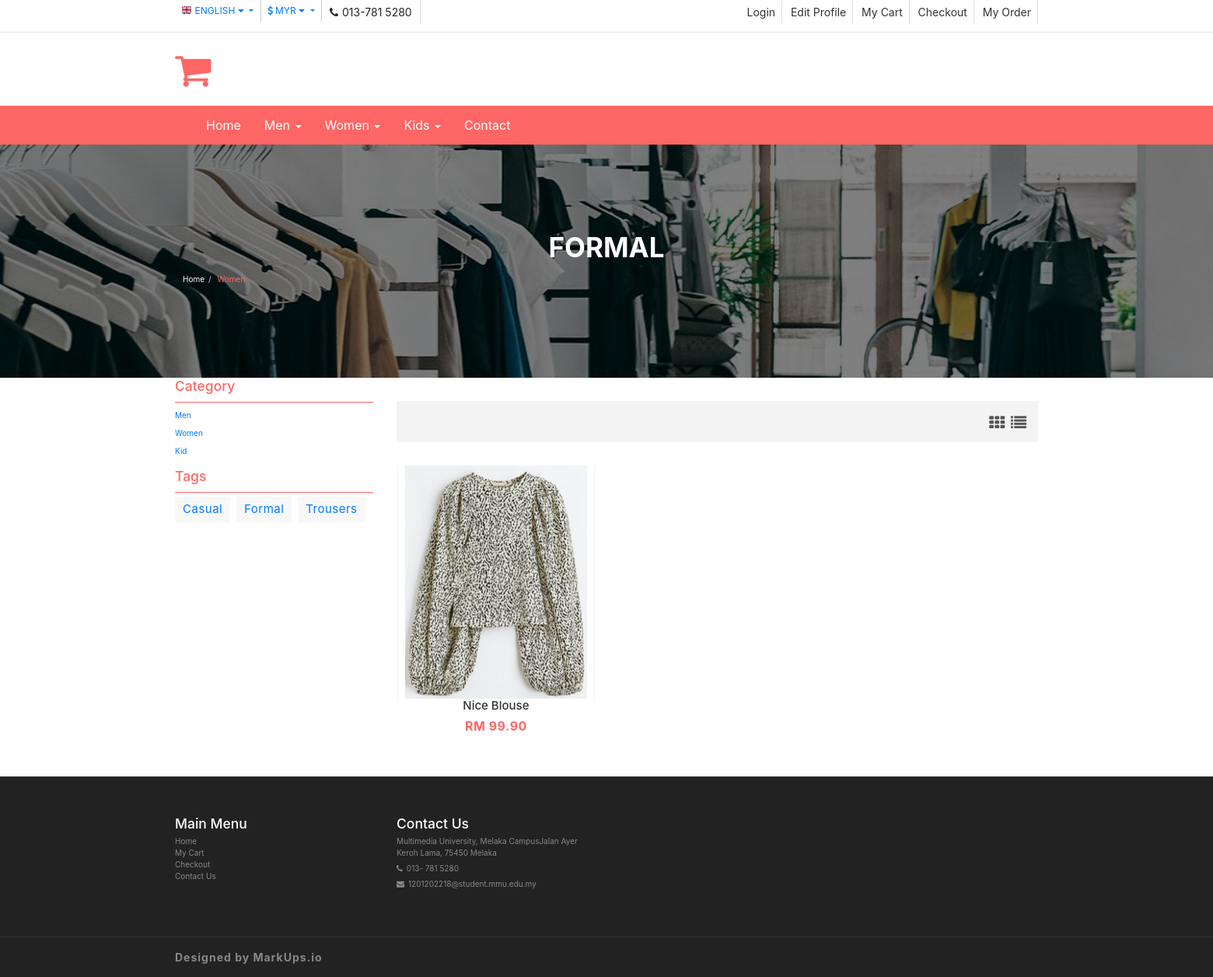
/womenformal.php, run on the app's committed database.
### tables this page shows
CREATE TABLE `products` (
  `product_id` int(11) NOT NULL,
  `product_name` varchar(255) NOT NULL,
  `product_type` varchar(255) NOT NULL,
  `product_price` decimal(10,2) NOT NULL,
  `product_image` varchar(255) NOT NULL
);

### womenformal.php (the view, shortened to what this page needs)
<?php
  include("logincon.php");
?>
<!DOCTYPE html>
<html lang="en">
  <head>
    <link href="css/font-awesome.css" rel="stylesheet">
    <link href="css/bootstrap.css" rel="stylesheet">
    <link href="css/jquery.smartmenus.bootstrap.css" rel="stylesheet">
    <link rel="stylesheet" type="text/css" href="css/jquery.simpleLens.css">
    <link rel="stylesheet" type="text/css" href="css/slick.css">
    <link rel="stylesheet" type="text/css" href="css/nouislider.css">
    <link id="switcher" href="css/theme-color/default-theme.css" rel="stylesheet">
    <link href="css/sequence-theme.modern-slide-in.css" rel="stylesheet" media="all">
    <link href="css/style.css" rel="stylesheet">
    <link rel="stylesheet" href="//cdn.jsdelivr.net/npm/alertifyjs@1.13.1/build/css/alertify.min.css"/>
    <link rel="stylesheet" href="//cdn.jsdelivr.net/npm/alertifyjs@1.13.1/build/css/themes/bootstrap.min.css"/>
  </head>
  <body>
  <header id="aa-header">
    <div class="aa-header-top">
      <div class="container">
        <div class="row">
          <div class="col-md-12">
            <div class="aa-header-top-area">
              <div class="aa-header-top-left">
                <div class="aa-language">
                  <div class="dropdown">
                    <a class="btn dropdown-toggle" href="#" type="button" id="dropdownMenu1" data-toggle="dropdown" aria-haspopup="true" aria-expanded="true">
                      <img src="img/flag/english.jpg" alt="english flag">ENGLISH
                      <span class="caret"></span>
                    </a>
                  </div>
                </div>
                <div class="aa-currency">
                  <div class="dropdown">
                    <a class="btn dropdown-toggle" href="#" type="button" id="dropdownMenu1" data-toggle="dropdown" aria-haspopup="true" aria-expanded="true">
                      <i class="fa fa-usd"></i>MYR
                      <span class="caret"></span>
                    </a>
                  </div>
                </div>
                <div class="cellphone hidden-xs">
                  <p><span class="fa fa-phone"></span>013-781 5280</p>
                </div>
              </div>
              <div class="aa-header-top-right">
                <ul class="aa-head-top-nav-right">
                <?php
                        if(!isset($_SESSION['auth']))
                        {?>
                            <li class="hidden-xs"><a href="login.php">Login </a></li>
                <?php   } ?>
                        <li class="hidden-xs"><a href="editprofile.php">Edit Profile</a></li>
                        <li class="hidden-xs"><a href="cart.php">My Cart</a></li>
                        <li class="hidden-xs"><a href="checkout.php">Checkout</a></li>
                        <li class="hidden-xs"><a href="myorder.php">My Order</a></li>
                </ul>
              </div>
            </div>
          </div>
        </div>
      </div>
    </div>
    <div class="aa-header-bottom">
      <div class="container">
        <div class="row">
          <div class="col-md-12">
            <div class="aa-header-bottom-area">
              <div class="aa-logo">
                <a href="index.php">
                <span class="fa fa-shopping-cart"></span>
                </a>
              </div>
            </div>
          </div>
        </div>
      </div>
    </div>
  </header>
  <section id="menu">
    <div class="container">
      <div class="menu-area">
        <div class="navbar navbar-default" role="navigation">
          <div class="navbar-collapse collapse">
            <ul class="nav navbar-nav">
              <li><a href="index.php">Home</a></li>
              <li><a href="#">Men <span class="caret"></span></a>
              </li>
              <li><a href="#">Women <span class="caret"></span></a>
              </li>
              <li><a href="#">Kids <span class="caret"></span></a>
              </li>
              <li><a href="contact.php">Contact</a></li>
            </ul>
          </div>
        </div>
      </div>
    </div>
  </section>
  <section id="aa-catg-head-banner">
    <img src="img/bpwomen.png" alt="fashion img">
    <div class="aa-catg-head-banner-area">
      <div class="container">
        <div class="aa-catg-head-banner-content">
          <h2>Formal</h2>
          <ol class="breadcrumb">
            <li><a href="index.php">Home</a></li>
            <li class="active">Women</li>
          </ol>
        </div>
      </div>
    </div>
  </section>
  <section id="aa-product-category">
    <div class="container">
      <div class="row">
        <div class="col-lg-9 col-md-9 col-sm-8 col-md-push-3">
          <div class="aa-product-catg-content">
            <div class="aa-product-catg-head">
              <div class="aa-product-catg-head-right">
                <a id="grid-catg" href="#"><span class="fa fa-th"></span></a>
                <a id="list-catg" href="#"><span class="fa fa-list"></span></a>
              </div>
            </div>
            <div class="aa-product-catg-body">
              <ul class="aa-product-catg">
                <form method="POST" action="womenformal.php">
                <?php
                  $products_query = "SELECT * FROM products WHERE product_type = 'Women Formal' ";
                  $query_run = mysqli_query($con, $products_query);;
                  if(mysqli_num_rows($query_run) > 0)
                  {
                    foreach($query_run as $item)
                    {?>
                      <li>
                        <figure>
                          <a class="aa-product-img" href="#"><img src="./img/product/<?= $item['product_image']; ?>"></a>
                          <figcaption>
                            <h4 class="aa-product-title"><a href="#"><?= $item['product_name']; ?></a></h4>
                            <span class="aa-product-price">RM <?= $item['product_price']; ?></span><span class="aa-product-price"></span>
                          </figcaption>
                        </figure>
                      </li>
              <?php }
                  }
                  else
                  {
                    echo "No Data Available";
                  }
                ?>
                </form>
            </div>
          </div>
        </div>
        <div class="col-lg-3 col-md-3 col-sm-4 col-md-pull-9">
          <aside class="aa-sidebar">
            <div class="aa-sidebar-widget">
              <h3>Category</h3>
              <ul class="aa-catg-nav">
                <li><a href="mencasual.php">Men</a></li>
                <li><a href="womencasual.php">Women</a></li>
                <li><a href="kidcasual.php">Kid</a></li>
              </ul>
            </div>
            <div class="aa-sidebar-widget">
              <h3>Tags</h3>
              <div class="tag-cloud">
                <a href="womencasual.php">Casual</a>
                <a href="womenformal.php">Formal</a>
                <a href="womentrousers.php">Trousers</a>
              </div>
            </div>
          </aside>
        </div>
      </div>
    </div>
  </section>
  <footer id="aa-footer">
    <div class="aa-footer-top">
      <div class="container">
        <div class="row">
        <div class="col-md-12">
          <div class="aa-footer-top-area">
            <div class="row">
              <div class="col-md-3 col-sm-6">
                <div class="aa-footer-widget">
                  <h3>Main Menu</h3>
                  <ul class="aa-footer-nav">
                    <li><a href="index.php">Home</a></li>
                    <li><a href="cart.php">My Cart</a></li>
                    <li><a href="checkout.php">Checkout</a></li>
                    <li><a href="contact.php">Contact Us</a></li>
                  </ul>
                </div>
              </div>
              <div class="col-md-3 col-sm-6">
                <div class="aa-footer-widget">
                  <div class="aa-footer-widget">
                    <h3>Contact Us</h3>
                    <address>
                      <p> Multimedia University, Melaka CampusJalan Ayer Keroh Lama, 75450 Melaka</p>
                      <p><span class="fa fa-phone"></span>013- 781 5280</p>
                      <p><span class="fa fa-envelope"></span>1201202218@student.mmu.edu.my</p>
                    </address>
                  </div>
                </div>
              </div>
            </div>
          </div>
        </div>
      </div>
     </div>
    </div>
    <div class="aa-footer-bottom">
      <div class="container">
        <div class="row">
        <div class="col-md-12">
          <div class="aa-footer-bottom-area">
            <p>Designed by <a href="http://www.markups.io/">MarkUps.io</a></p>
          </div>
        </div>
      </div>
      </div>
    </div>
  </footer>
  </body>
</html>

### css/theme-color/default-theme.css (style rules this page uses)
h2 { color: #ff6666; }
#aa-header .aa-header-bottom .aa-header-bottom-area .aa-logo a > span { color: #ff6666; }
#menu { background-color: #ff6666; }
.aa-product-catg li .aa-product-price { color: #ff6666; }
#aa-catg-head-banner .aa-catg-head-banner-area .aa-catg-head-banner-content .breadcrumb .active { color: #ff6666; }
#aa-product-category .aa-sidebar .aa-sidebar-widget h3 { color: #ff6666; border-bottom: 1px solid #ff6666; }

### data on the page
products: product_image (picture), product_name "Nice Blouse", product_price "99.90"
